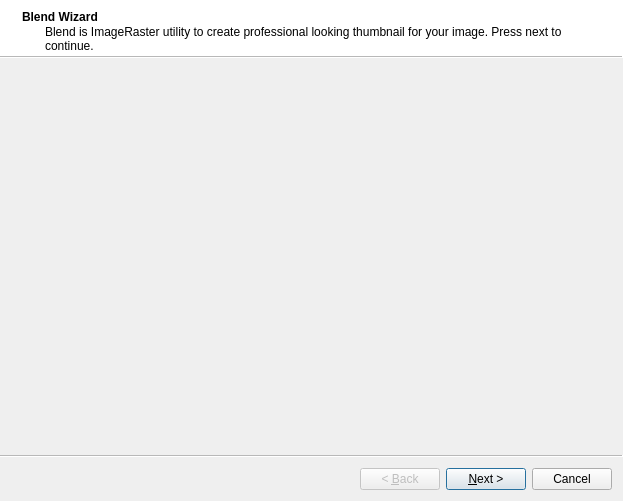
<?xml version="1.0" encoding="UTF-8"?>
<ui version="4.0">
 <class>BlendWizard</class>
 <widget class="QWizard" name="BlendWizard">
  <property name="geometry">
   <rect>
    <x>0</x>
    <y>0</y>
    <width>623</width>
    <height>501</height>
   </rect>
  </property>
  <property name="windowTitle">
   <string>Blend</string>
  </property>
  <property name="wizardStyle">
   <enum>QWizard::AeroStyle</enum>
  </property>
  <widget class="QWizardPage" name="Blend1">
   <property name="title">
    <string>Blend Wizard</string>
   </property>
   <property name="subTitle">
    <string>Blend is ImageRaster utility to create professional looking thumbnail for your image. Press next to continue.</string>
   </property>
   <attribute name="pageId">
    <string notr="true">0</string>
   </attribute>
   <layout class="QVBoxLayout" name="verticalLayout"/>
  </widget>
  <widget class="QWizardPage" name="Blend2">
   <property name="title">
    <string>Open Image for Thumbnail</string>
   </property>
   <attribute name="pageId">
    <string notr="true">1</string>
   </attribute>
   <layout class="QHBoxLayout" name="horizontalLayout">
    <item>
     <widget class="QLineEdit" name="browse"/>
    </item>
    <item>
     <widget class="QPushButton" name="browseButton">
      <property name="text">
       <string>Browse</string>
      </property>
     </widget>
    </item>
   </layout>
  </widget>
  <widget class="QWizardPage" name="Blend3">
   <property name="title">
    <string>Crop</string>
   </property>
   <property name="subTitle">
    <string>Select part of the image that will be presented as thumbnail. Unnecessary part will be neglected. You can press right mouse button on image to reset selection.</string>
   </property>
   <attribute name="pageId">
    <string notr="true">2</string>
   </attribute>
   <layout class="QGridLayout" name="gridLayout">
    <item row="0" column="0">
     <widget class="QGraphicsView" name="view1">
      <property name="cursor" stdset="0">
       <cursorShape>CrossCursor</cursorShape>
      </property>
     </widget>
    </item>
   </layout>
  </widget>
  <widget class="QWizardPage" name="Blend4">
   <property name="title">
    <string>Style &amp; Position Editor</string>
   </property>
   <property name="subTitle">
    <string>Here you can change your thumbnail appearance and add it to the scene. Note that you can't change thumbnail style after you close this wizard.</string>
   </property>
   <attribute name="pageId">
    <string notr="true">3</string>
   </attribute>
   <layout class="QHBoxLayout" name="horizontalLayout_3">
    <item>
     <widget class="QFrame" name="frame">
      <property name="sizePolicy">
       <sizepolicy hsizetype="Maximum" vsizetype="Preferred">
        <horstretch>0</horstretch>
        <verstretch>0</verstretch>
       </sizepolicy>
      </property>
      <property name="maximumSize">
       <size>
        <width>300</width>
        <height>16777215</height>
       </size>
      </property>
      <property name="frameShape">
       <enum>QFrame::StyledPanel</enum>
      </property>
      <property name="frameShadow">
       <enum>QFrame::Raised</enum>
      </property>
      <layout class="QFormLayout" name="formLayout">
       <property name="fieldGrowthPolicy">
        <enum>QFormLayout::AllNonFixedFieldsGrow</enum>
       </property>
       <item row="0" column="0">
        <widget class="QLabel" name="label">
         <property name="sizePolicy">
          <sizepolicy hsizetype="Preferred" vsizetype="Fixed">
           <horstretch>0</horstretch>
           <verstretch>0</verstretch>
          </sizepolicy>
         </property>
         <property name="minimumSize">
          <size>
           <width>75</width>
           <height>0</height>
          </size>
         </property>
         <property name="text">
          <string>Style:</string>
         </property>
         <property name="buddy">
          <cstring>styleCombo</cstring>
         </property>
        </widget>
       </item>
       <item row="0" column="1">
        <widget class="QComboBox" name="styleCombo">
         <property name="minimumSize">
          <size>
           <width>100</width>
           <height>0</height>
          </size>
         </property>
         <item>
          <property name="text">
           <string>Circle (clipped)</string>
          </property>
         </item>
         <item>
          <property name="text">
           <string>Square (clipped)</string>
          </property>
         </item>
         <item>
          <property name="text">
           <string>Ellipse</string>
          </property>
         </item>
         <item>
          <property name="text">
           <string>Rectangle</string>
          </property>
         </item>
        </widget>
       </item>
       <item row="1" column="0">
        <widget class="QLabel" name="label_2">
         <property name="sizePolicy">
          <sizepolicy hsizetype="Preferred" vsizetype="Fixed">
           <horstretch>0</horstretch>
           <verstretch>0</verstretch>
          </sizepolicy>
         </property>
         <property name="text">
          <string>Thumbnail size:</string>
         </property>
         <property name="buddy">
          <cstring>thumbSize</cstring>
         </property>
        </widget>
       </item>
       <item row="1" column="1">
        <widget class="QSpinBox" name="thumbSize">
         <property name="maximum">
          <number>1000</number>
         </property>
         <property name="value">
          <number>128</number>
         </property>
        </widget>
       </item>
       <item row="2" column="0">
        <widget class="QLabel" name="label_3">
         <property name="text">
          <string>Anchor size:</string>
         </property>
         <property name="buddy">
          <cstring>anchorSize</cstring>
         </property>
        </widget>
       </item>
       <item row="2" column="1">
        <widget class="QSpinBox" name="anchorSize">
         <property name="maximum">
          <number>1000</number>
         </property>
         <property name="value">
          <number>32</number>
         </property>
        </widget>
       </item>
       <item row="3" column="0">
        <widget class="QLabel" name="label_4">
         <property name="text">
          <string>Border color:</string>
         </property>
         <property name="buddy">
          <cstring>color1</cstring>
         </property>
        </widget>
       </item>
       <item row="3" column="1">
        <widget class="ColorEditor" name="color1"/>
       </item>
       <item row="4" column="0">
        <widget class="QLabel" name="label_5">
         <property name="text">
          <string>Outline color:</string>
         </property>
         <property name="buddy">
          <cstring>color2</cstring>
         </property>
        </widget>
       </item>
       <item row="4" column="1">
        <widget class="ColorEditor" name="color2"/>
       </item>
       <item row="5" column="0">
        <widget class="QLabel" name="label_6">
         <property name="text">
          <string>Border thickness:</string>
         </property>
         <property name="buddy">
          <cstring>lineweight</cstring>
         </property>
        </widget>
       </item>
       <item row="5" column="1">
        <widget class="QSpinBox" name="lineweight">
         <property name="value">
          <number>1</number>
         </property>
        </widget>
       </item>
       <item row="6" column="0">
        <widget class="QLabel" name="label_7">
         <property name="text">
          <string>Text:</string>
         </property>
        </widget>
       </item>
       <item row="7" column="0" colspan="2">
        <widget class="QPlainTextEdit" name="text">
         <property name="sizePolicy">
          <sizepolicy hsizetype="Preferred" vsizetype="Preferred">
           <horstretch>0</horstretch>
           <verstretch>0</verstretch>
          </sizepolicy>
         </property>
         <property name="maximumSize">
          <size>
           <width>200</width>
           <height>16777215</height>
          </size>
         </property>
        </widget>
       </item>
       <item row="8" column="0" colspan="2">
        <widget class="QFrame" name="frame_2">
         <property name="maximumSize">
          <size>
           <width>200</width>
           <height>16777215</height>
          </size>
         </property>
         <property name="frameShape">
          <enum>QFrame::StyledPanel</enum>
         </property>
         <property name="frameShadow">
          <enum>QFrame::Raised</enum>
         </property>
         <layout class="QHBoxLayout" name="horizontalLayout_2">
          <item>
           <widget class="QFontComboBox" name="Font"/>
          </item>
          <item>
           <widget class="QComboBox" name="fontSize">
            <property name="minimumSize">
             <size>
              <width>50</width>
              <height>0</height>
             </size>
            </property>
            <property name="editable">
             <bool>true</bool>
            </property>
            <item>
             <property name="text">
              <string>8</string>
             </property>
            </item>
            <item>
             <property name="text">
              <string>10</string>
             </property>
            </item>
            <item>
             <property name="text">
              <string>12</string>
             </property>
            </item>
            <item>
             <property name="text">
              <string>14</string>
             </property>
            </item>
            <item>
             <property name="text">
              <string>16</string>
             </property>
            </item>
            <item>
             <property name="text">
              <string>18</string>
             </property>
            </item>
            <item>
             <property name="text">
              <string>20</string>
             </property>
            </item>
            <item>
             <property name="text">
              <string>24</string>
             </property>
            </item>
            <item>
             <property name="text">
              <string>28</string>
             </property>
            </item>
            <item>
             <property name="text">
              <string>32</string>
             </property>
            </item>
            <item>
             <property name="text">
              <string>40</string>
             </property>
            </item>
            <item>
             <property name="text">
              <string>48</string>
             </property>
            </item>
            <item>
             <property name="text">
              <string>72</string>
             </property>
            </item>
           </widget>
          </item>
         </layout>
        </widget>
       </item>
      </layout>
     </widget>
    </item>
    <item>
     <widget class="QGraphicsView" name="view2">
      <property name="minimumSize">
       <size>
        <width>0</width>
        <height>250</height>
       </size>
      </property>
     </widget>
    </item>
   </layout>
  </widget>
 </widget>
 <customwidgets>
  <customwidget>
   <class>ColorEditor</class>
   <extends>QComboBox</extends>
   <header>coloreditor.h</header>
  </customwidget>
 </customwidgets>
 <resources/>
 <connections/>
</ui>
